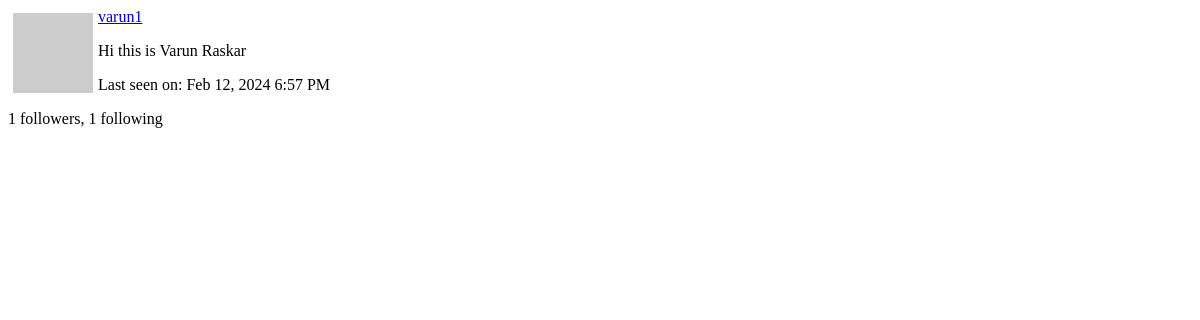
The app's page /user/varun1/popup (signed in), older data.
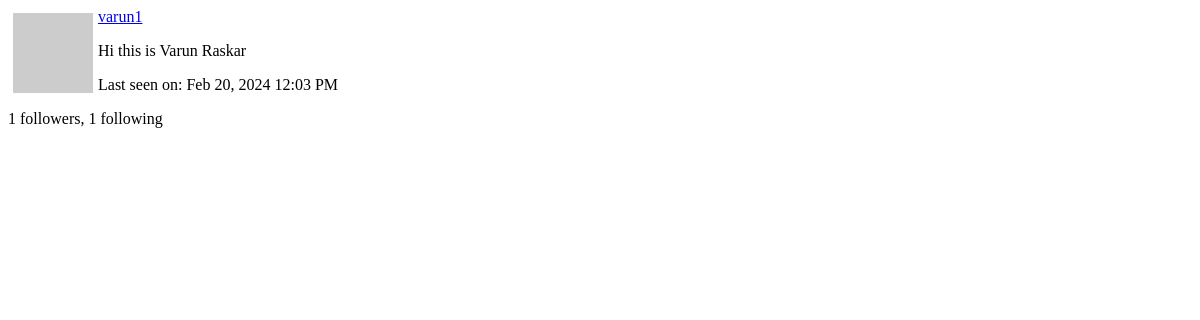
The same page, newer data.
### app/models.py (models this page shows, shortened)
class User(UserMixin,db.Model):
    id: so.Mapped[int] = so.mapped_column(primary_key=True)
    username: so.Mapped[str] = so.mapped_column(sa.String(64), index=True, unique=True)
    email: so.Mapped[str] = so.mapped_column(sa.String(120), index=True, unique=True)
    password_hash: so.Mapped[Optional[str]] = so.mapped_column(sa.String(256))
    posts: so.WriteOnlyMapped['Post'] = so.relationship(back_populates='author')
    about_me: so.Mapped[Optional[str]] = so.mapped_column(sa.String(140))
    last_seen: so.Mapped[Optional[datetime]] = so.mapped_column(default=lambda: datetime.now(timezone.utc))
    def avatar(self, size):
        digest = md5(self.email.lower().encode('utf-8')).hexdigest()
        return f'https://www.gravatar.com/avatar/{digest}?d=identicon&s={size}'
    following: so.WriteOnlyMapped['User'] = so.relationship(
        secondary=followers, primaryjoin=(followers.c.follower_id == id),
        secondaryjoin=(followers.c.followed_id == id),
        back_populates='followers')
    followers: so.WriteOnlyMapped['User'] = so.relationship(
        secondary=followers, primaryjoin=(followers.c.followed_id == id),
        secondaryjoin=(followers.c.follower_id == id),
        back_populates='following')
    def followers_count(self):
        query = sa.select(sa.func.count()).select_from(self.followers.select().subquery())
        return db.session.scalar(query)
    def following_count(self):
        query = sa.select(sa.func.count()).select_from(self.following.select().subquery())
        return db.session.scalar(query)

### app/main/routes.py (the view)
@bp.route('/user/<username>/popup')
@login_required
def user_popup(username):
    user = db.first_or_404(sa.select(User).where(User.username == username))
    form = EmptyForm()
    return render_template('user_popup.html', user=user, form=form)

### app/__init__.py (called while the page is built)
def get_locale():
    return request.accept_languages.best_match(current_app.config['LANGUAGES'])

### app/main/routes.py (called while the page is built)
@bp.before_app_request
def before_request():
    if current_user.is_authenticated:
        current_user.last_seen = datetime.utcnow()
        db.session.commit()
        g.search_form = SearchForm()
    g.locale = str(get_locale())

@bp.before_request
def before_request():
    if current_user.is_authenticated:
        current_user.last_seen = datetime.now(timezone.utc)
        db.session.commit()
    g.locale = str(get_locale())

### app/models.py (called while the page is built)
@login.user_loader
def load_user(id):
    return db.session.get(User, int(id))

    @classmethod
    def before_commit(cls, session):
        session._changes = {
            'add': list(session.new),
            'update': list(session.dirty),
            'delete': list(session.deleted)
        }

### app/templates/user_popup.html (shortened to what this page needs)
<div>
    <img src="{{ user.avatar(64) }}" style="margin: 5px; float: left">
    <p><a href="{{ url_for('main.user', username=user.username) }}">{{ user.username }}</a></p>
    {% if user.about_me %}<p>{{ user.about_me }}</p>{% endif %}
    {% if user.last_seen %}
    <p>{{ _('Last seen on') }}: {{ moment(user.last_seen).format('lll') }}</p>
    {% endif %}
    <p>{{ _('%(count)d followers', count=user.followers_count()) }}, {{ _('%(count)d following', count=user.following_count()) }}</p>
  </div>

Row changes from the older to the newer data that the page shows:
changed User "varun1": last_seen "Feb 12, 2024 6:57 PM" → "Feb 20, 2024 12:03 PM"
